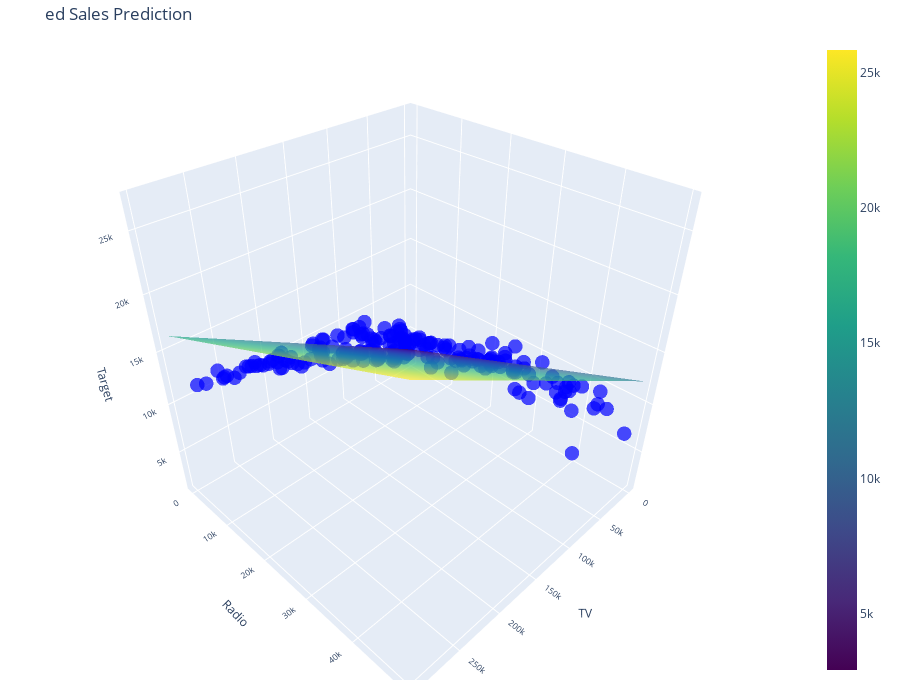

The notebook cell this image was saved under:
### Code cell
plot_3d_hyperplane(model,X_with_constant,y,predictor1='TV',predictor2='Radio',title='ed Sales Prediction')

### Figure 1 — Plotly figure (JSON) as saved in the notebook; plotly's stock layout.template omitted (floating-point values rounded to 4 significant figures; data arrays with more than 128 entries replaced by an {"elided": "..."} marker saying what was removed)
{"data": [{"customdata": {"elided": "2500 float values"}, "hovertemplate": "<b>TV:</b> %{x:.2f}<br><b>Radio:</b> %{y:.2f}<br><b>Y (Actual):</b> %{z:.2f}<br><b>Ŷ (Predicted):</b> %{customdata:.2f}<extra></extra>", "marker": {"color": "blue", "opacity": 0.7, "size": 5}, "mode": "markers", "name": "Actual Data", "type": "scatter3d", "x": {"elided": "200 int values"}, "y": {"elided": "200 float values"}, "z": {"elided": "200 float values"}}, {"colorscale": [[0, "#440154"], [0.1111, "#482878"], [0.2222, "#3e4989"], [0.3333, "#31688e"], [0.4444, "#26828e"], [0.5556, "#1f9e89"], [0.6667, "#35b779"], [0.7778, "#6ece58"], [0.8889, "#b5de2b"], [1, "#fde725"]], "name": "Regression Plane", "opacity": 0.7, "type": "surface", "x": [700, 6735.0, 12770.0, 18800.0, 24840.0, 30870.0, 36910.0, 42940.0, 48980.0, 55010.0, 61050.0, 67080.0, 73120.0, 79150.0, 85190.0, 91220.0, 97260.0, 103300.0, 109300.0, 115400.0, 121400.0, 127400.0, 133500.0, 139500.0, 145500.0, 151600.0, 157600.0, 163600.0, 169700.0, 175700.0, 181700.0, 187800.0, 193800.0, 199800.0, 205900.0, 211900.0, 217900.0, 224000.0, 230000.0, 236100.0, 242100.0, 248100.0, 254200.0, 260200.0, 266200.0, 272300.0, 278300.0, 284300.0, 290400.0, 296400], "y": [0, 1012.0, 2024.0, 3037.0, 4049.0, 5061.0, 6073.0, 7086.0, 8098.0, 9110.0, 10120.0, 11130.0, 12150.0, 13160.0, 14170.0, 15180.0, 16200.0, 17210.0, 18220.0, 19230.0, 20240.0, 21260.0, 22270.0, 23280.0, 24290.0, 25310.0, 26320.0, 27330.0, 28340.0, 29360.0, 30370.0, 31380.0, 32390.0, 33400.0, 34420.0, 35430.0, 36440.0, 37450.0, 38470.0, 39480.0, 40490.0, 41500.0, 42510.0, 43530.0, 44540.0, 45550.0, 46560.0, 47580.0, 48590.0, 49600], "z": {"elided": "50x50 float values"}}], "layout": {"height": 700, "margin": {"b": 20, "l": 20, "r": 20, "t": 40}, "scene": {"xaxis": {"tickfont": {"size": 10}, "title": {"font": {"size": 12}, "text": "TV"}}, "yaxis": {"tickfont": {"size": 10}, "title": {"font": {"size": 12}, "text": "Radio"}}, "zaxis": {"tickfont": {"size": 10}, "title": {"font": {"size": 12}, "text": "Target"}}}, "title": {"text": "ed Sales Prediction"}, "width": 900}}
